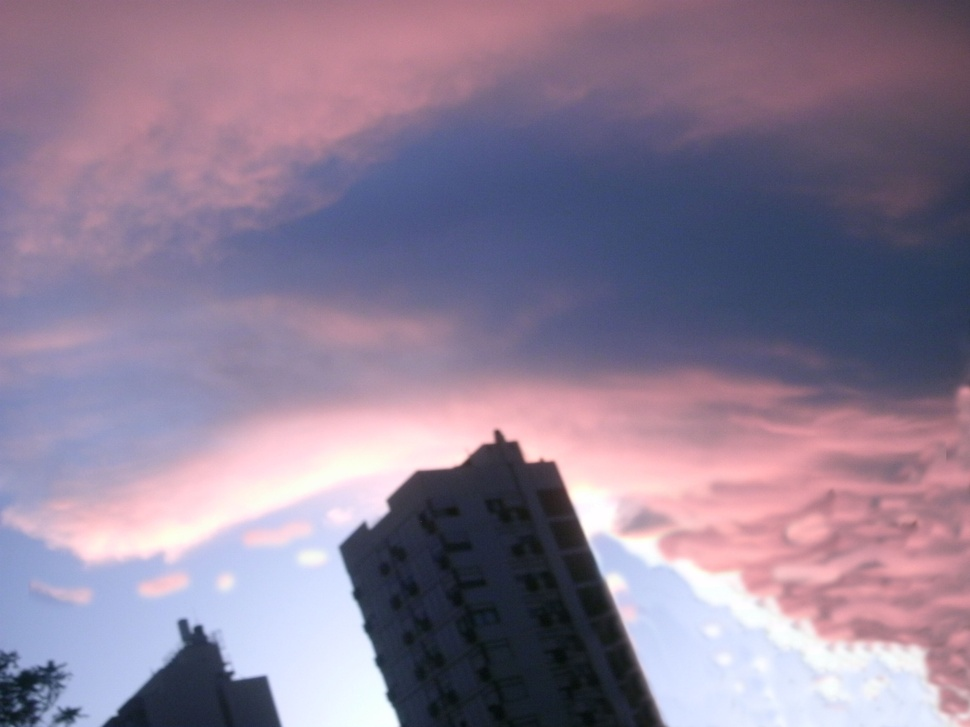
#> input picture Ejercicio_N°15/edificio.JPG, 970 x 727 px, shrunk from 3264 x 2448 before the run, found by its file name
$ python 'ejercicio_Número_15.py'
#> lines starting #> are read from the running program, lines starting #| are printed output that depends on the picture
from PIL import Image

# importar la imagen
imagen = Image.open("edificio.jpg").convert("RGB")
#> imagen is the input picture: PIL image 970x727 RGB; mean R, G, B 141.2, 125.7, 148.5

# definir función para convertir a escala de grises
def convertir_a_gris(img):
    ancho, alto = img.size
#> ancho = 970; alto = 727
    blanconegro = Image.new("L", (ancho, alto))  #crear imagen en escala de grises
#> blanconegro: PIL image 970x727 L; every value is 0
    for x in range(ancho):
        for y in range(alto):
            r, g, b = img.getpixel((x, y))
            # Usar la fórmula proporcionada
            gris = int(r*0.2989 + g*0.5870 + b*0.1140)
            blanconegro.putpixel((x, y), gris)
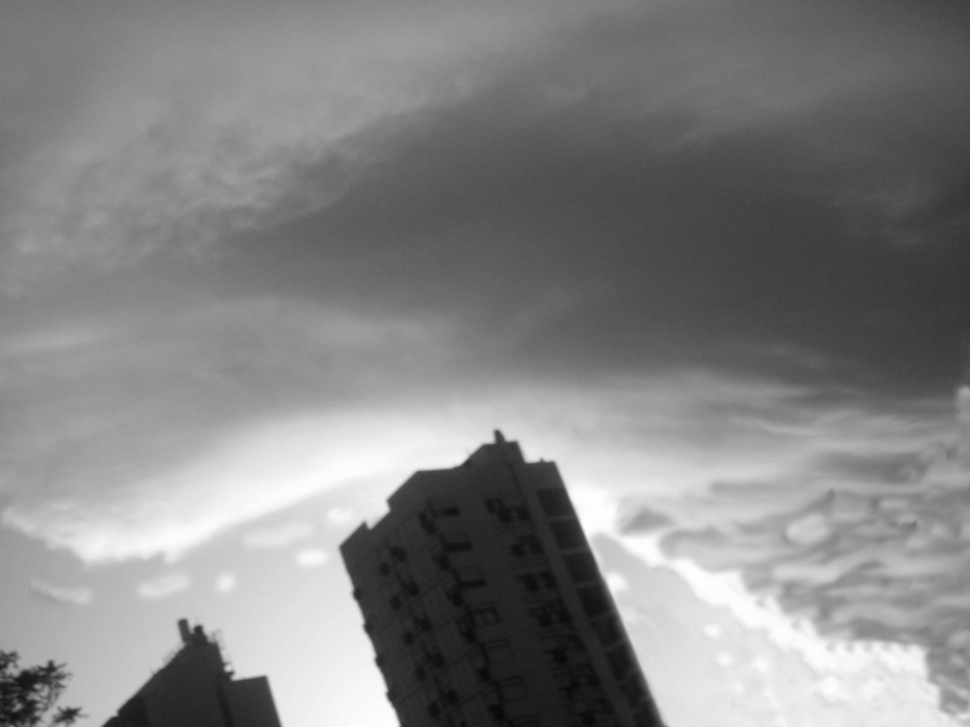
#> blanconegro: PIL image 970x727 L; min 7, max 254, mean 132.4
    return blanconegro

# Convertir la imagen
imagen_gris = convertir_a_gris(imagen)

imagen_gris.show(title="Imagen en escala de grises")
